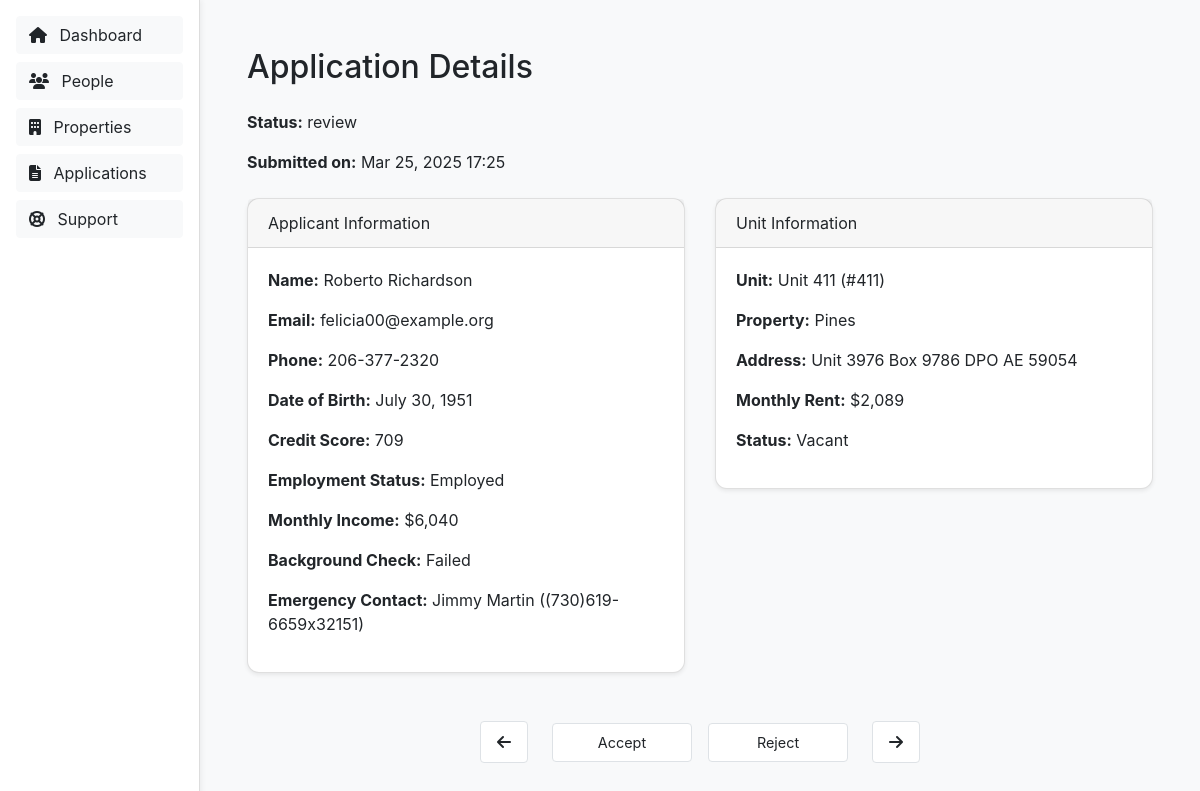
The app's page /applications/1239/ with its own data.
### rentals/models.py (models this page shows, shortened)
class Application(models.Model):
    applicant = models.ForeignKey(Tenant, on_delete=models.CASCADE)
    unit = models.ForeignKey(Unit, on_delete=models.CASCADE)
    submitted_on = models.DateTimeField(default=timezone.now)
    STATUS_PENDING = 'pending'
    STATUS_APPROVED = 'approved'
    STATUS_REJECTED = 'rejected'
    STATUS_CHOICES = [
        (STATUS_PENDING, 'Pending'),
        (STATUS_APPROVED, 'Approved'),
        (STATUS_REJECTED, 'Rejected'),
    ]
    status = models.CharField(max_length=10, choices=STATUS_CHOICES, default=STATUS_PENDING)

class Tenant(models.Model):
    name = models.CharField(max_length=100)
    email = models.EmailField()
    phone = models.CharField(max_length=20, blank=True)
    date_of_birth = models.DateField(null=True, blank=True)
    credit_score = models.IntegerField(null=True, blank=True)
    employment_status = models.BooleanField(default=False)
    monthly_income = models.DecimalField(max_digits=10, decimal_places=2, null=True, blank=True)
    background_check_passed = models.BooleanField(default=False)
    emergency_contact_name = models.CharField(max_length=100, blank=True)
    emergency_contact_phone = models.CharField(max_length=20, blank=True)
    notes = models.TextField(blank=True)

class Unit(models.Model):
    name = models.CharField(max_length=100)
    number = models.CharField(max_length=100)
    property = models.ForeignKey(Property, on_delete=models.SET_NULL, null=True, blank=True)
    monthly_rent = models.DecimalField(max_digits=8, decimal_places=2, default=0)
    is_occupied = models.BooleanField(default=False)

class Property(models.Model):
    name = models.CharField(max_length=100)
    address = models.CharField(max_length=200)

### rentals/views.py (the view)
# urls.py: path('applications/<int:application_id>/', views.application_detail, name='application_detail'),
def application_detail(request, application_id):
    app = get_object_or_404(Application.objects.select_related('unit__property', 'applicant'), pk=application_id)
    review_apps = list(Application.objects.filter(status='review').order_by('submitted_on').values_list('id', flat=True))
    current_index = review_apps.index(app.id) if app.id in review_apps else -1
    prev_id = review_apps[current_index - 1] if current_index > 0 else None
    next_id = review_apps[current_index + 1] if current_index < len(review_apps) - 1 else None
    return render(request, 'rentals/application_detail.html', {
        'application': app,
        'prev_app_id': prev_id,
        'next_app_id': next_id
    })

### rentals/templates/rentals/application_detail.html (shortened to what this page needs)
{% load static %}
{% load humanize %}
<!DOCTYPE html>
<html>
<head>
    <link rel="stylesheet" href="https://stackpath.bootstrapcdn.com/bootstrap/4.5.2/css/bootstrap.min.css">
    <link rel="stylesheet" href="https://cdnjs.cloudflare.com/ajax/libs/font-awesome/6.5.0/css/all.min.css">
</head>
<body class="bg-light">
    <div id="sidebar">
        <a href="{% url 'dashboard' %}" class="btn btn-light mb-2"><i class="fas fa-home mr-2"></i> Dashboard</a>
        <a href="{% url 'people' %}" class="btn btn-light mb-2"><i class="fas fa-users mr-2"></i> People</a>
        <a href="{% url 'properties' %}" class="btn btn-light mb-2"><i class="fas fa-building mr-2"></i> Properties</a>
        <a href="#" class="btn btn-light mb-2"><i class="fas fa-file-alt mr-2"></i> Applications</a>
        <a href="#" class="btn btn-light mb-2"><i class="fas fa-life-ring mr-2"></i> Support</a>
    </div>
    <div class="container-fluid">
        <h2 class="mt-3 mb-4">Application Details</h2>
        <div class="mb-4">
            <p><strong>Status:</strong> <span id="status-display">{{ application.get_status_display }}</span></p>
            <p><strong>Submitted on:</strong> {{ application.submitted_on|date:"M j, Y H:i" }}</p>
        </div>
        <div class="row">
            <div class="col-md-6 mb-4">
                <div class="card shadow-sm">
                    <div class="card-header">
                        <p class="mb-0">Applicant Information</p>
                    </div>
                    <div class="card-body">
                        <p><strong>Name:</strong> {{ application.applicant.name }}</p>
                        <p><strong>Email:</strong> {{ application.applicant.email }}</p>
                        <p><strong>Phone:</strong> {{ application.applicant.phone }}</p>
                        <p><strong>Date of Birth:</strong> {{ application.applicant.date_of_birth }}</p>
                        <p><strong>Credit Score:</strong> {{ application.applicant.credit_score }}</p>
                        <p><strong>Employment Status:</strong>
                            {% if application.applicant.employment_status %}Employed{% else %}Unemployed{% endif %}
                        </p>
                        <p><strong>Monthly Income:</strong>
                            {% if application.applicant.monthly_income %}
                                ${{ application.applicant.monthly_income|floatformat:0|intcomma }}
                            {% else %}
                                N/A
                            {% endif %}
                        </p>
                        <p><strong>Background Check:</strong>
                            {% if application.applicant.background_check_passed %}Passed{% else %}Failed{% endif %}
                        </p>
                        <p><strong>Emergency Contact:</strong> {{ application.applicant.emergency_contact_name }} ({{ application.applicant.emergency_contact_phone }})</p>
                    </div>
                </div>
            </div>
            <div class="col-md-6 mb-4">
                <div class="card shadow-sm">
                    <div class="card-header">
                        <p class="mb-0">Unit Information</p>
                    </div>
                    <div class="card-body">
                        <p><strong>Unit:</strong> {{ application.unit.name }} (#{{ application.unit.number }})</p>
                        <p><strong>Property:</strong> {{ application.unit.property.name }}</p>
                        <p><strong>Address:</strong> {{ application.unit.property.address }}</p>
                        <p><strong>Monthly Rent:</strong> ${{ application.unit.monthly_rent|floatformat:0|intcomma }}</p>
                        <p><strong>Status:</strong>
                            {% if application.unit.is_occupied %}Occupied{% else %}Vacant{% endif %}
                        </p>
                    </div>
                </div>
            </div>
        </div>
        <div class="mt-4 d-flex justify-content-center align-items-center">
            {% if prev_app_id %}
                <a href="{% url 'application_detail' prev_app_id %}" class="btn btn-light border mr-4 px-3 py-2" title="Previous">
                    <i class="fas fa-arrow-left"></i>
                </a>
            {% endif %}
            {% if application.status == "review" %}
                <button class="btn btn-light border mr-3 py-2"
                        style="font-size: 0.9rem; min-width: 140px;"
                        onclick="confirmAction('approved')">
                    Accept
                </button>
                <button class="btn btn-light border py-2"
                        style="font-size: 0.9rem; min-width: 140px;"
                        onclick="confirmAction('rejected')">
                    Reject
                </button>
            {% endif %}
            {% if next_app_id %}
                <a href="{% url 'application_detail' next_app_id %}" class="btn btn-light border ml-4 px-3 py-2" title="Next">
                    <i class="fas fa-arrow-right"></i>
                </a>
            {% endif %}
        </div>
    </div>
</body>
</html>

### rentals/templates/rentals/application_detail.html (style rules this page uses)
a { color: black; }
body { padding: 2rem; background-color: #f8f9fa; margin-left: 200px; }
.card { border-radius: 0.75rem; }
.btn-light { background-color: #fff; }
#sidebar { position: fixed; top: 0; left: 0; width: 200px; height: 100%; background-color: #ffffff; border-right: 1px solid #ddd; padding: 1rem; box-shadow: 2px 0 5px rgba(0, 0, 0, 0.05); z-index: 1050; overflow-y: auto; }
#sidebar .btn { background-color: #f8f9fa; border-radius: 4px; margin-bottom: 0.5rem; width: 100%; text-align: left; }

### records on screen
Application: status "review", submitted_on "Mar 25, 2025 17:25", applicant.name "Roberto Richardson", applicant.email "felicia00@example.org", applicant.phone "206-377-2320", applicant.date_of_birth "July 30, 1951", applicant.credit_score "709", applicant.monthly_income "6,040", applicant.emergency_contact_name "Jimmy Martin", applicant.emergency_contact_phone "(730)619-6659x32151", unit.name "Unit 411", unit.number "411", unit.property.name "Pines", unit.property.address "Unit 3976 Box 9786 DPO AE 59054", unit.monthly_rent "2,089"
